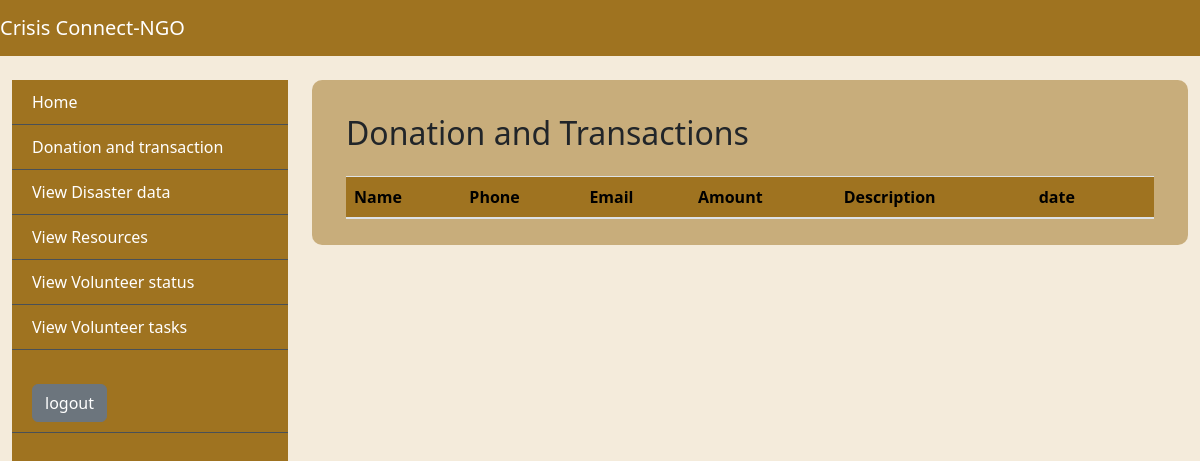
The app's page /Donationtransaction, older data.
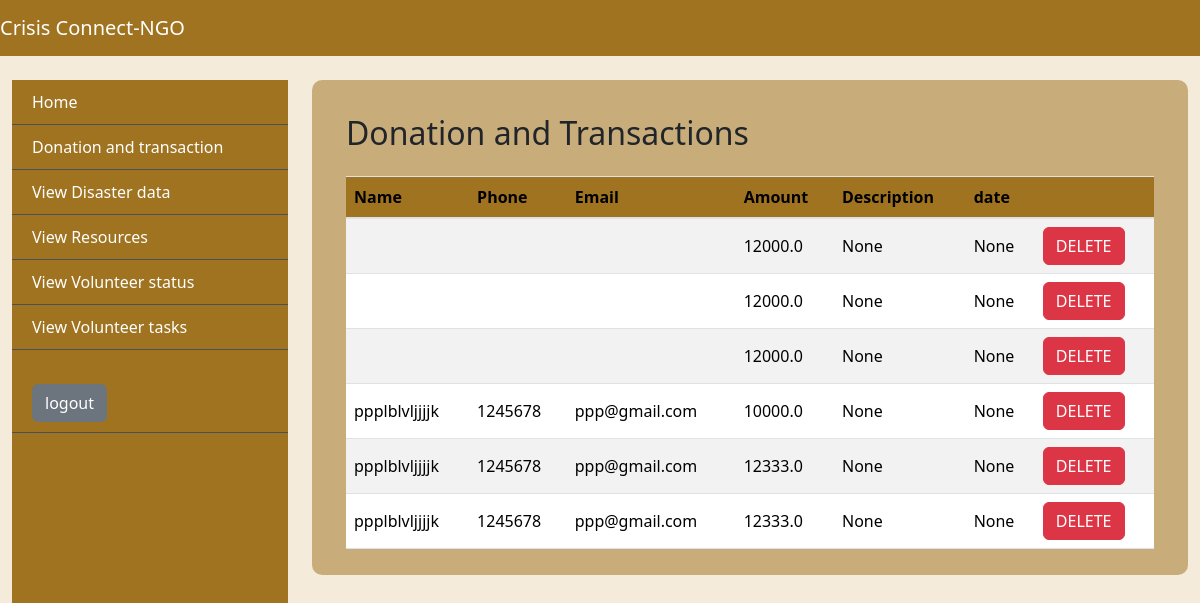
The same page, newer data.
### app/models.py (models this page shows)
class DonationTable(models.Model):
    USER= models.ForeignKey(UserTable, on_delete=models.CASCADE,null=True,blank=True)
    Amount= models.FloatField(null=True, blank=True)
    Description=models.CharField(max_length=20, null=True, blank=True)
    Date= models.DateField(null=True, blank=True)

class UserTable(models.Model):
    LOGIN = models.ForeignKey(LoginTable, on_delete=models.CASCADE)
    Name= models.CharField(max_length=30, null=True, blank=True)
    age= models.IntegerField(null=True, blank=True)
    Gender= models.CharField(max_length=20, null=True, blank=True)
    Phone= models.BigIntegerField(null=True, blank=True)
    Email= models.CharField(max_length=20, null=True, blank=True)
    Address = models.CharField(max_length=50, null=True, blank=True)
    Type = models.CharField(max_length=30, null=True, blank=True)
    Skill = models.CharField(max_length=30, null=True, blank=True)
    Status = models.CharField(max_length=30, null=True, blank=True)

### app/views.py (the view)
# urls.py: path('Donationtransaction', Donationtransaction.as_view(), name="Donationtransaction"),
class Donationtransaction(View):
    def get(self, request):
        obj=DonationTable.objects.all()
        return render(request, "ngo/Donationandtransaction.html",{'val':obj})

### templates/ngo/Donationandtransaction.html
{% extends 'ngo/base.html' %}
{%block body%}
<div class="tbl-div">
  <div class="content container-fluid">
      <div class="container-fluid mt-4">
          <h2 class="mb-4">Donation and Transactions</h2>
          <div class="table-responsive">
            <table class="table user-table table-striped">
              <thead>
                <tr>
                  <th>Name</th>
                  <th>Phone</th>
                  <th>Email</th>
                  <th>Amount</th>
                  <th>Description</th>
                  <th>date</th>
                  <th></th>
                </tr>
              </thead>
              <tbody>
                {%for i in val%}
          <tr>
            <td>{{i.USER.Name}} </td>
            <td>{{i.USER.Phone}} </td>
            <td>{{i.USER.Email}} </td>
            <td>{{i.Amount}} </td>
            <td>{{i.Description}} </td>
            <td>{{i.Date}}</td>
            <td><a href="delete_donation_ngo/{{i.id}}" class="btn btn-danger" onclick="return confirm('are you sure to delete this user?')">DELETE</a></td>
          </tr>
          {%endfor%}
              </tbody>
            </table>
          </div>
        </div>
  </div>
</div>
{%endblock%}

Row changes from the older to the newer data that the page shows:
added DonationTable: Amount "12000.0", Description "None", Date "None"
added DonationTable: Amount "12000.0", Description "None", Date "None"
added DonationTable: Amount "12000.0", Description "None", Date "None"
added DonationTable: USER.Name "ppplblvljjjjk", USER.Phone "1245678", USER.Email "ppp@gmail.com", Amount "10000.0", Description "None", Date "None"
added DonationTable: USER.Name "ppplblvljjjjk", USER.Phone "1245678", USER.Email "ppp@gmail.com", Amount "12333.0", Description "None", Date "None"
added DonationTable: USER.Name "ppplblvljjjjk", USER.Phone "1245678", USER.Email "ppp@gmail.com", Amount "12333.0", Description "None", Date "None"
